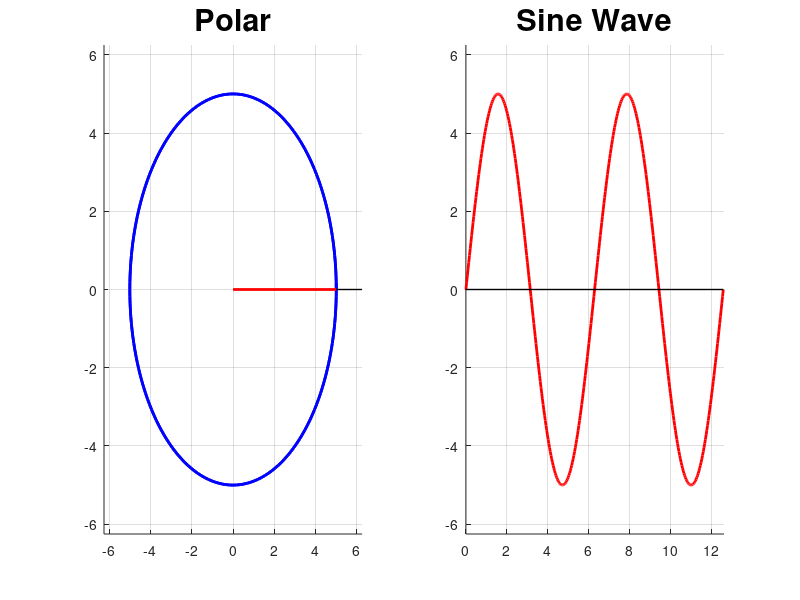

Here is the MATLAB script that generated this plot:

t = [0:2:722] .* pi/180;
R1 = 5;
R2 = 12;
x1 = R1 * cos(t);
y1 = R1 * sin(t);
x2 = R2 * cos(t);
y2 = R2 * sin(t);
R1z = zeros(1,length(t));

figure('units','normalized','outerposition',[0 0 1 1]);
subplot(1,2,1)
hold on;

title('Polar', 'FontSize',22)
set(gca, 'xlim', [-R1*1.25, R1*1.25]);
set(gca, 'ylim', [-R1*1.25, R1*1.25]);
grid on

plot(x1, y1, 'Color', 'b', 'LineWidth', 2);
plot(x1, y1, 'Color', 'm');
line([R1z(1), x1(1)],[R1z(1), y1(1)], 'Color', 'r', 'LineWidth', 2);

subplot(1,2,2);
line([t(1), t(2)],[y1(1),y1(2)], 'Color', 'r', 'LineWidth', 2);
title('Sine Wave', 'FontSize',22 )
set(gca, 'xlim', [0, t(end)]);
set(gca, 'ylim', [-R1*1.25, R1*1.25]);
grid on


for L = 2:length(t)-1
    subplot(1,2,1)
    lastLine = findobj(gca, 'Type', 'line');
    delete(lastLine(1));
    lastLine = findobj(gca, 'Type', 'line');
    delete(lastLine(1));
    line([R1z(L), x1(L)],[R1z(L), y1(L)], 'Color', 'r', 'LineWidth', 2);
    line([x1(L), R1*1.25],[y1(L), y1(L)], 'Color', 'k', 'LineWidth', 1);
    subplot(1,2,2)
    lastLine = findobj(gca, 'Type', 'line');
    delete(lastLine(1));
    line([t(L-1), t(L)],[y1(L-1), y1(L)], 'Color', 'r', 'LineWidth', 2);
    line([0, t(L)], [y1(L), y1(L)],  'Color', 'k', 'LineWidth', 1);
    pause(.02);
end
